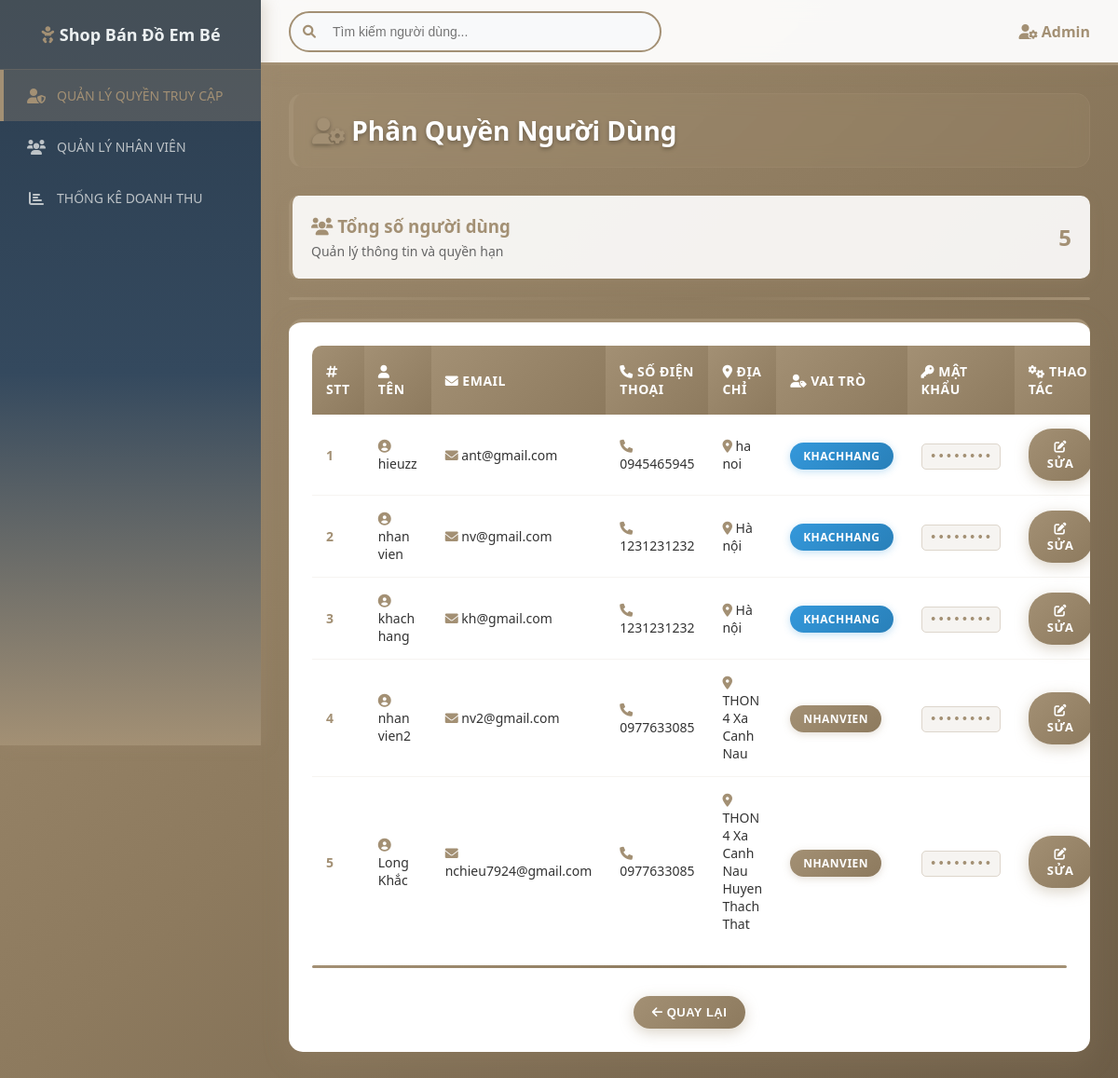
The app's page /Frontend_web/phanquyen.php with its own data.
### tables this page shows
CREATE TABLE `users` (
  `id` int(11) NOT NULL,
  `name` varchar(100) NOT NULL,
  `phone` varchar(10) NOT NULL,
  `email` varchar(100) NOT NULL,
  `address` varchar(255) NOT NULL,
  `password` varchar(255) NOT NULL,
  `role` enum('admin','khachhang','nhanvien') NOT NULL DEFAULT 'khachhang',
  `created_at` timestamp NOT NULL DEFAULT current_timestamp()
);

### Frontend_web/phanquyen.php (the view, shortened to what this page needs)
<?php
$conn = new mysqli('127.0.0.1', 'root', '', 'newborn_shop1');
$sql = "SELECT * FROM users WHERE role IN ('nhanvien', 'khachhang')";
$result = $conn->query($sql);
?>
<!DOCTYPE html>
<html lang="vi">
<head>
    <link href="https://cdnjs.cloudflare.com/ajax/libs/font-awesome/6.0.0/css/all.min.css" rel="stylesheet">
</head>
<body>
    <div id="menu" class="sidebar">
        <h2><i class="fas fa-baby icon-primary"></i> Shop Bán Đồ Em Bé</h2>
        <a href="../Frontend_web/phanquyen.php" class="active">
            <i class="fas fa-user-shield"></i>
            QUẢN LÝ QUYỀN TRUY CẬP
        </a>
        <a href="../Frontend_web/thongtinnguoidung.php">
            <i class="fas fa-users"></i>
            QUẢN LÝ NHÂN VIÊN
        </a>
        <a href="./Thongke.php">
            <i class="fas fa-chart-bar"></i>
            THỐNG KÊ DOANH THU
        </a>
    </div>
    <div class="header">
        <div class="search-bar">
            <input type="text" placeholder="Tìm kiếm người dùng..." id="searchInput" />
        </div>
        <div style="color: #a39074; font-weight: 600;">
            <i class="fas fa-user-cog icon-primary"></i>
            Admin
        </div>
    </div>
    <div class="content">
        <h2 class="page-title">
            <i class="fas fa-user-cog icon-primary"></i> Phân Quyền Người Dùng
        </h2>
        <div class="stats-card">
            <div style="display: flex; align-items: center; justify-content: space-between;">
                <div>
                    <h3 style="color: #a39074; margin-bottom: 5px;">
                        <i class="fas fa-users icon-primary"></i> Tổng số người dùng
                    </h3>
                    <p style="color: #666; font-size: 14px;">Quản lý thông tin và quyền hạn</p>
                </div>
                <div style="font-size: 24px; font-weight: bold; color: #a39074;">
                    <?php echo $result->num_rows; ?>
                </div>
            </div>
        </div>
        <div class="accent-line"></div>
        <div class="table-container hover-card">
            <table>
                <thead>
                    <tr>
                        <th><i class="fas fa-hashtag"></i> STT</th>
                        <th><i class="fas fa-user"></i> Tên</th>
                        <th><i class="fas fa-envelope"></i> Email</th>
                        <th><i class="fas fa-phone"></i> Số điện thoại</th>
                        <th><i class="fas fa-map-marker-alt"></i> Địa chỉ</th>
                        <th><i class="fas fa-user-tag"></i> Vai trò</th>
                        <th><i class="fas fa-key"></i> Mật khẩu</th>
                        <th><i class="fas fa-cogs"></i> Thao tác</th>
                    </tr>
                </thead>
                <tbody>
                    <?php
                    if ($result->num_rows > 0) {
                        $stt = 1;
                        while ($row = $result->fetch_assoc()) {
                            $roleClass = $row['role'] == 'nhanvien' ? 'status-nhanvien' : 'status-khachhang';
                            echo "<tr>";
                            echo "<td><strong style='color: #a39074;'>" . $stt++ . "</strong></td>";
                            echo "<td><i class='fas fa-user-circle icon-primary'></i> " . htmlspecialchars($row['name']) . "</td>";
                            echo "<td><i class='fas fa-envelope icon-primary'></i> " . htmlspecialchars($row['email']) . "</td>";
                            echo "<td><i class='fas fa-phone icon-primary'></i> " . htmlspecialchars($row['phone']) . "</td>";
                            echo "<td><i class='fas fa-map-marker-alt icon-primary'></i> " . htmlspecialchars($row['address']) . "</td>";
                            echo "<td><span class='status-badge $roleClass'>" . ucfirst($row['role']) . "</span></td>";
                            echo "<td><span style='font-family: monospace; background: rgba(163, 144, 116, 0.1); color: #a39074; padding: 5px 8px; border-radius: 5px; border: 1px solid rgba(163, 144, 116, 0.3);'>••••••••</span></td>";
                            echo "<td>
                                <a href='../Backend_thongtinnguoidung/edit_user.php?id=" . $row['id'] . "' class='btn btn-primary'>
                                    <i class='fas fa-edit'></i> Sửa
                                </a>
                            </td>";
                            echo "</tr>";
                        }
                    } else {
                        echo "<tr><td colspan='8' style='text-align: center; padding: 40px; color: #a39074;'>
                            <i class='fas fa-users' style='font-size: 48px; margin-bottom: 15px; display: block; color: #a39074;'></i>
                            <strong>Chưa có nhân viên nào</strong>
                        </td></tr>";
                    }
                    ?>
                </tbody>
            </table>
            <div class="accent-line"></div>
            <div class="form-group">
                <button class="btn btn-primary" type="button">
                    <a href="./Menu.php">
                        <i class="fas fa-arrow-left"></i> QUAY LẠI
                    </a>
                </button>
            </div>
        </div>
    </div>
</body>
</html>

### Frontend_web/phanquyen.php (style rules this page uses)
* { margin: 0; padding: 0; box-sizing: border-box; }
body { font-family: 'Segoe UI', Tahoma, Geneva, Verdana, sans-serif; background: linear-gradient(135deg, #a39074 0%, #8d7a5e 50%, #6d5d47 100%); min-height: 100vh; color: #333; }
.sidebar { width: 280px; position: fixed; top: 0; left: 0; background: linear-gradient(180deg, #2c3e50 0%, #34495e 50%, #a39074 100%); height: 100vh; padding: 0; box-shadow: 4px 0 15px rgba(163, 144, 116, 0.3); z-index: 1000; overflow-y: auto; }
.sidebar h2 { color: #ecf0f1; text-align: center; padding: 25px 20px; font-size: 18px; font-weight: 600; border-bottom: 1px solid rgba(163, 144, 116, 0.3); background: rgba(163, 144, 116, 0.2); }
.sidebar a { display: flex; align-items: center; padding: 18px 25px; color: #bdc3c7; text-decoration: none; font-weight: 500; font-size: 14px; transition: all 0.3s ease; border-left: 4px solid transparent; }
.sidebar a.active { background: rgba(163, 144, 116, 0.3); color: #a39074; border-left-color: #a39074; }
.sidebar a i { margin-right: 12px; font-size: 16px; width: 20px; text-align: center; }
.header { position: fixed; top: 0; left: 280px; right: 0; height: 70px; background: rgba(255, 255, 255, 0.95); backdrop-filter: blur(10px); display: flex; align-items: center; justify-content: space-between; padding: 0 30px; box-shadow: 0 2px 20px rgba(163, 144, 116, 0.2); z-index: 999; border-bottom: 3px solid #a39074; }
.search-bar { position: relative; flex: 1; max-width: 400px; }
.search-bar input[type="text"] { width: 100%; padding: 12px 20px 12px 45px; border: 2px solid #a39074; border-radius: 25px; font-size: 14px; outline: none; transition: all 0.3s ease; background: #f8f9fa; }
.search-bar::before { content: '\f002'; font-family: 'Font Awesome 6 Free'; font-weight: 900; position: absolute; left: 15px; top: 50%; transform: translateY(-50%); color: #a39074; font-size: 14px; }
.content { margin-left: 280px; margin-top: 70px; padding: 30px; min-height: calc(100vh - 70px); }
.content h2 { color: white; font-size: 28px; font-weight: 700; margin-bottom: 30px; text-shadow: 0 2px 4px rgba(0, 0, 0, 0.3); padding: 20px; background: rgba(163, 144, 116, 0.2); border-radius: 15px; border-left: 5px solid #a39074; }
.table-container { background: white; border-radius: 15px; padding: 25px; box-shadow: 0 10px 30px rgba(163, 144, 116, 0.2); overflow: hidden; border-top: 4px solid #a39074; }
table { width: 100%; border-collapse: collapse; margin-bottom: 20px; }
th { background: linear-gradient(135deg, #a39074 0%, #8d7a5e 100%); color: white; padding: 18px 15px; text-align: left; font-weight: 600; font-size: 14px; text-transform: uppercase; letter-spacing: 0.5px; }
th:first-child { border-top-left-radius: 10px; }
th:last-child { border-top-right-radius: 10px; }
td { padding: 15px; border-bottom: 1px solid rgba(163, 144, 116, 0.1); font-size: 14px; vertical-align: middle; }
tr:last-child td { border-bottom: none; }
.btn { display: inline-block; padding: 10px 20px; border-radius: 25px; text-decoration: none; font-weight: 600; font-size: 13px; text-transform: uppercase; letter-spacing: 0.5px; transition: all 0.3s ease; border: none; cursor: pointer; text-align: center; }
.btn-primary { background: linear-gradient(135deg, #a39074, #8d7a5e); color: white; box-shadow: 0 4px 15px rgba(163, 144, 116, 0.4); }
.btn a { color: inherit; text-decoration: none; }
.form-group { margin-top: 30px; text-align: center; }
.status-badge { padding: 6px 14px; border-radius: 20px; font-size: 12px; font-weight: 600; text-transform: uppercase; letter-spacing: 0.5px; }
.status-nhanvien { background: linear-gradient(135deg, #a39074, #8d7a5e); color: white; box-shadow: 0 2px 8px rgba(163, 144, 116, 0.3); }
.status-khachhang { background: linear-gradient(135deg, #3498db, #2980b9); color: white; box-shadow: 0 2px 8px rgba(52, 152, 219, 0.3); }
.hover-card { transition: all 0.3s ease; }
.accent-line { height: 3px; background: linear-gradient(90deg, #a39074, #8d7a5e, #a39074); border-radius: 2px; margin: 20px 0; }
.icon-primary { color: #a39074; }
.page-title { background: rgba(255, 255, 255, 0.1); backdrop-filter: blur(10px); border: 1px solid rgba(163, 144, 116, 0.3); }
.stats-card { background: rgba(255, 255, 255, 0.9); border-left: 4px solid #a39074; padding: 20px; border-radius: 10px; margin-bottom: 20px; box-shadow: 0 4px 15px rgba(163, 144, 116, 0.2); }

### records on screen
users: name "hieuzz", email "ant@gmail.com", phone "0945465945", address "ha noi", role "KHACHHANG"
users: name "nhan vien", email "nv@gmail.com", phone "1231231232", address "Hà nội", role "KHACHHANG"
users: name "khach hang", email "kh@gmail.com", phone "1231231232", address "Hà nội", role "KHACHHANG"
users: name "nhan vien2", email "nv2@gmail.com", phone "0977633085", address "THON 4 Xa Canh Nau", role "NHANVIEN"
users: name "Long Khắc", email "nchieu7924@gmail.com", phone "0977633085", address "THON 4 Xa Canh Nau Huyen Thach That", role "NHANVIEN"

### other values on screen
$result->num_rows "5"
